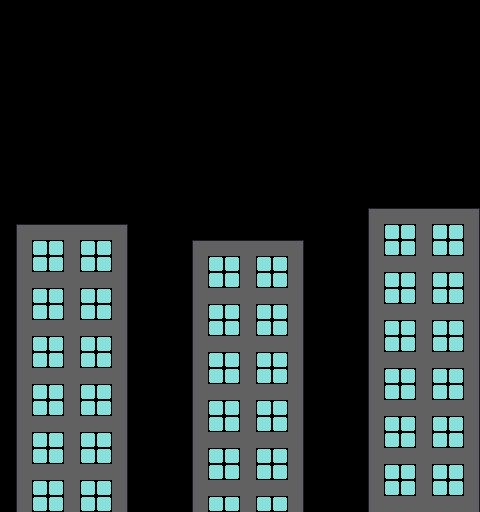

A 2D game scene composited from a Tiled map and its tileset images. What follows is a short description and the map's XML, with every tile layer's data as written:
An orthogonal 30x32 tile map with 16x16 px tiles, 1 tile layer (Level) and 2 objects (PlayerSpawn).

<map version="1.9" tiledversion="1.9.0" orientation="orthogonal" renderorder="right-down" width="30" height="32" tilewidth="16" tileheight="16" infinite="0" nextlayerid="3" nextobjectid="3">
 <tileset firstgid="1" source="Environment.tsx" />
 <layer id="1" name="Level" width="30" height="32">
  <data encoding="csv">
0,0,0,0,0,0,0,0,0,0,0,0,0,0,0,0,0,0,0,0,0,0,0,0,0,0,0,0,0,0,
0,0,0,0,0,0,0,0,0,0,0,0,0,0,0,0,0,0,0,0,0,0,0,0,0,0,0,0,0,0,
0,0,0,0,0,0,0,0,0,0,0,0,0,0,0,0,0,0,0,0,0,0,0,0,0,0,0,0,0,0,
0,0,0,0,0,0,0,0,0,0,0,0,0,0,0,0,0,0,0,0,0,0,0,0,0,0,0,0,0,0,
0,0,0,0,0,0,0,0,0,0,0,0,0,0,0,0,0,0,0,0,0,0,0,0,0,0,0,0,0,0,
0,0,0,0,0,0,0,0,0,0,0,0,0,0,0,0,0,0,0,0,0,0,0,0,0,0,0,0,0,0,
0,0,0,0,0,0,0,0,0,0,0,0,0,0,0,0,0,0,0,0,0,0,0,0,0,0,0,0,0,0,
0,0,0,0,0,0,0,0,0,0,0,0,0,0,0,0,0,0,0,0,0,0,0,0,0,0,0,0,0,0,
0,0,0,0,0,0,0,0,0,0,0,0,0,0,0,0,0,0,0,0,0,0,0,0,0,0,0,0,0,0,
0,0,0,0,0,0,0,0,0,0,0,0,0,0,0,0,0,0,0,0,0,0,0,0,0,0,0,0,0,0,
0,0,0,0,0,0,0,0,0,0,0,0,0,0,0,0,0,0,0,0,0,0,0,0,0,0,0,0,0,0,
0,0,0,0,0,0,0,0,0,0,0,0,0,0,0,0,0,0,0,0,0,0,0,0,0,0,0,0,0,0,
0,0,0,0,0,0,0,0,0,0,0,0,0,0,0,0,0,0,0,0,0,0,0,0,0,0,0,0,0,0,
0,0,0,0,0,0,0,0,0,0,0,0,0,0,0,0,0,0,0,0,0,0,0,45,46,46,46,46,46,47,
0,45,46,46,46,46,46,47,0,0,0,0,0,0,0,0,0,0,0,0,0,0,0,53,52,52,54,52,52,55,
0,53,52,52,54,52,52,55,0,0,0,0,45,46,46,46,46,46,47,0,0,0,0,53,52,52,54,52,52,55,
0,53,52,52,54,52,52,55,0,0,0,0,53,52,52,54,52,52,55,0,0,0,0,53,54,54,54,54,54,55,
0,53,54,54,54,54,54,55,0,0,0,0,53,52,52,54,52,52,55,0,0,0,0,53,52,52,54,52,52,55,
0,53,52,52,54,52,52,55,0,0,0,0,53,54,54,54,54,54,55,0,0,0,0,53,52,52,54,52,52,55,
0,53,52,52,54,52,52,55,0,0,0,0,53,52,52,54,52,52,55,0,0,0,0,53,54,54,54,54,54,55,
0,53,54,54,54,54,54,55,0,0,0,0,53,52,52,54,52,52,55,0,0,0,0,53,52,52,54,52,52,55,
0,53,52,52,54,52,52,55,0,0,0,0,53,54,54,54,54,54,55,0,0,0,0,53,52,52,54,52,52,55,
0,53,52,52,54,52,52,55,0,0,0,0,53,52,52,54,52,52,55,0,0,0,0,53,54,54,54,54,54,55,
0,53,54,54,54,54,54,55,0,0,0,0,53,52,52,54,52,52,55,0,0,0,0,53,52,52,54,52,52,55,
0,53,52,52,54,52,52,55,0,0,0,0,53,54,54,54,54,54,55,0,0,0,0,53,52,52,54,52,52,55,
0,53,52,52,54,52,52,55,0,0,0,0,53,52,52,54,52,52,55,0,0,0,0,53,54,54,54,54,54,55,
0,53,54,54,54,54,54,55,0,0,0,0,53,52,52,54,52,52,55,0,0,0,0,53,52,52,54,52,52,55,
0,53,52,52,54,52,52,55,0,0,0,0,53,54,54,54,54,54,55,0,0,0,0,53,52,52,54,52,52,55,
0,53,52,52,54,52,52,55,0,0,0,0,53,52,52,54,52,52,55,0,0,0,0,53,54,54,54,54,54,55,
0,53,54,54,54,54,54,55,0,0,0,0,53,52,52,54,52,52,55,0,0,0,0,53,52,52,54,52,52,55,
0,53,52,52,54,52,52,55,0,0,0,0,53,54,54,54,54,54,55,0,0,0,0,53,52,52,54,52,52,55,
0,53,52,52,54,52,52,55,0,0,0,0,53,52,52,54,52,52,55,0,0,0,0,53,54,54,54,54,54,55
</data>
 </layer>
 <objectgroup id="2" name="Collisions">
  <object id="1" name="PlayerSpawn" x="30" y="198" width="16" height="16" />
  <object id="2" x="16" y="224" width="112" height="288" />
 </objectgroup>
</map>